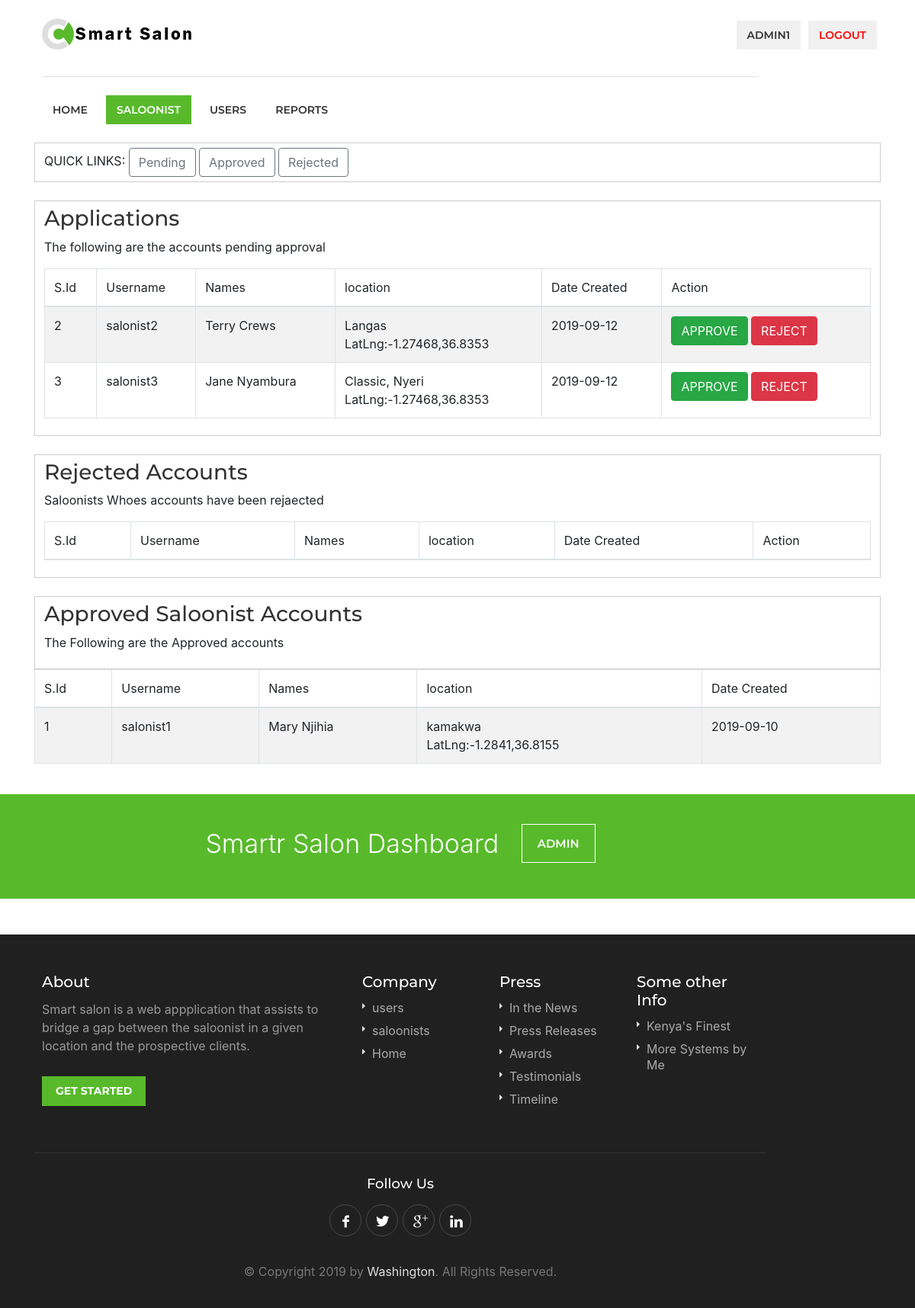
Page /admin/saloonists.php (signed in) on the earlier database version.
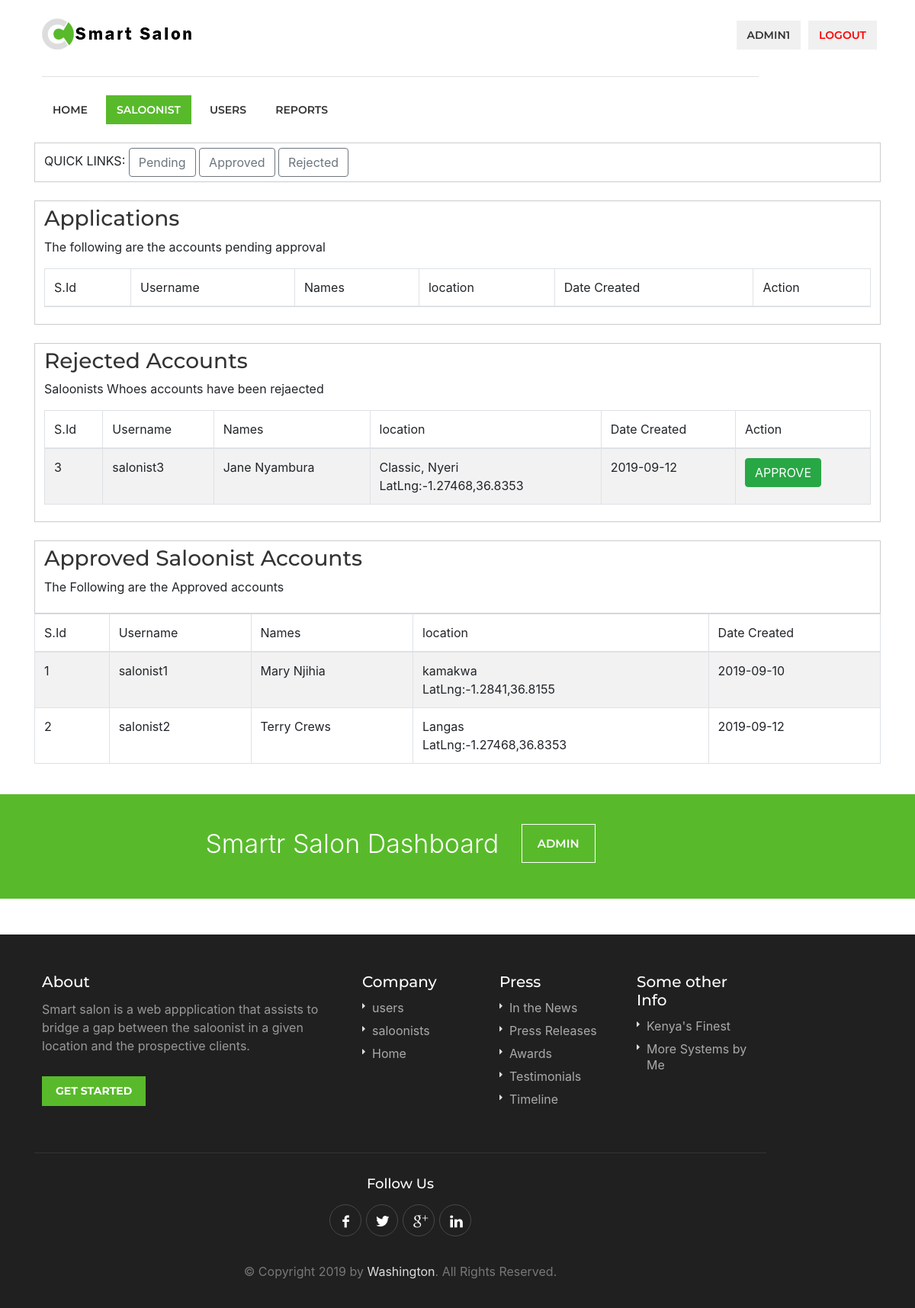
Same page on the later database version.
### tables this page shows
CREATE TABLE `salonist` (
  `id` int(11) NOT NULL,
  `username` varchar(255) NOT NULL,
  `email` varchar(255) NOT NULL,
  `password` varchar(255) NOT NULL,
  `fname` varchar(255) NOT NULL,
  `lastname` varchar(255) NOT NULL,
  `salonname` varchar(255) NOT NULL,
  `category` varchar(255) NOT NULL,
  `phone` int(11) NOT NULL,
  `location` varchar(255) NOT NULL,
  `tfrom` time NOT NULL,
  `tto` time NOT NULL,
  `lat` float NOT NULL,
  `lng` float NOT NULL,
  `datecreated` varchar(255) NOT NULL,
  `status` varchar(255) NOT NULL
);

### admin/saloonists.php (the view, shortened to what the changed rows need)
<?php
include('server.php');
?>
<!DOCTYPE html>
<html lang="en">
<head>
<link rel="stylesheet" href="css/style.css">
<link rel="stylesheet" href="css/colors/green.css" id="colors">
<link rel="stylesheet" href="css/bootstrap.min.css">
</head>
<body>
<div id="wrapper">
<header>
<div class="container">
	<div class="sixteen columns">
		<div id="logo">
			<h1><a href="index.php"><img src="images/logo.png" alt="Work Scout" /></a></h1>
		</div>
	</div>
</div>
</header>
<section class="section intro">
	<br>
	<div class="container" id="pending">
		<div style="padding: 6px 12px; border: 1px solid #ccc;">
			<table class="table table-bordered table-striped">
				<thead>
					<tr>
					<th scope="col">S.Id</th>
					<th scope="col">Username </th>
					<th scope="col">Names</th>
					<th scope="col">location</th>
					<th scope="col">Date Created</th>
					<th scope="col">Action</th>
					</tr>
				</thead>
				<tbody>
					<?php
					$sql = "SELECT * FROM salonist WHERE status='PENDING APPROVAL'";
					$result = mysqli_query($db, $sql);
					while($row = mysqli_fetch_array($result, MYSQLI_NUM))
					{
						echo '<tr>';
							echo '<td>'.$row[0].'</td> ';
							echo '<td>'.$row[1].'</td> ';
							echo '<td>'.$row[4].' '.$row[5].'</td> ';
							echo '<td>'.$row[9].'<br>LatLng:'.$row[12].','.$row[13].'</td> ';
							echo '<td>'.$row[14].'</td> ';
							echo '<td><a href="approves.php?id='.$row[0] .'"><button class="btn btn-success">APPROVE</button></a>
									<a href="rejects.php?id=' . $row[0] . '"><button class="btn btn-danger">REJECT</button></a></td>';
						echo '</tr>';
					}
					?>
				</tbody>
			</table>
		</div>
	</div>
	<br>
	<div class="container" id="rejected">
		<div style="padding: 6px 12px; border: 1px solid #ccc;">
			<table class="table table-bordered table-striped">
				<thead>
					<tr>
					<th scope="col">S.Id</th>
					<th scope="col">Username </th>
					<th scope="col">Names</th>
					<th scope="col">location</th>
					<th scope="col">Date Created</th>
					<th scope="col">Action</th>
					</tr>
				</thead>
				<tbody>
					<?php
					$sql = "SELECT * FROM salonist WHERE status='REJECTED'";
					$result = mysqli_query($db, $sql);
					while($row = mysqli_fetch_array($result, MYSQLI_NUM))
					{
						echo '<tr>';
							echo '<td>'.$row[0].'</td> ';
							echo '<td>'.$row[1].'</td> ';
							echo '<td>'.$row[4].' '.$row[5].'</td> ';
							echo '<td>'.$row[9].'<br>LatLng:'.$row[12].','.$row[13].'</td> ';
							echo '<td>'.$row[14].'</td> ';
							echo '<td><a href="approves.php?id=' . $row[0] . '"><button class="btn btn-success">APPROVE</button></a>
							</td>';
						echo '</tr>';
					}
					?>
				</tbody>
			</table>
		</div>
	</div>
	<br>
	<div class="container" id="approved">
		<table class="table table-bordered table-striped">
				<thead>
					<tr>
					<th scope="col">S.Id</th>
					<th scope="col">Username </th>
					<th scope="col">Names</th>
					<th scope="col">location</th>
					<th scope="col">Date Created</th>
					</tr>
				</thead>
				<tbody>
					<?php
					$sql = "SELECT * FROM salonist WHERE status='APPROVED'";
					$result = mysqli_query($db, $sql);
					while($row = mysqli_fetch_array($result, MYSQLI_NUM))
					{
						echo '<tr>';
							echo '<td>'.$row[0].'</td> ';
							echo '<td>'.$row[1].'</td> ';
							echo '<td>'.$row[4].' '.$row[5].'</td> ';
							echo '<td>'.$row[9].'<br>LatLng:'.$row[12].','.$row[13].'</td> ';
							echo '<td>'.$row[14].'</td> ';
						echo '</tr>';
					}
					?>
				</tbody>
			</table>
	</div>
</section>
<br>
</div>
</body>
</html>

Differences in the rows shown:
changed salonist "salonist3": moves from the list under "Applications" to the list under "Rejected Accounts"
changed salonist "salonist2": moves from the list under "Applications" to the list under "Approved Saloonist Accounts"
